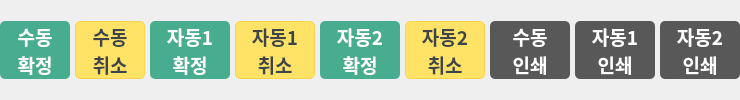
        <widget class="QWidget" name="lot_page">
         <layout class="QHBoxLayout" name="horizontalLayout_10">
          <property name="spacing">
           <number>0</number>
          </property>
          <property name="leftMargin">
           <number>0</number>
          </property>
          <property name="topMargin">
           <number>0</number>
          </property>
          <property name="rightMargin">
           <number>0</number>
          </property>
          <property name="bottomMargin">
           <number>0</number>
          </property>
          <item>
           <widget class="QFrame" name="frame_2">
            <property name="frameShape">
             <enum>QFrame::NoFrame</enum>
            </property>
            <property name="frameShadow">
             <enum>QFrame::Raised</enum>
            </property>
            <layout class="QHBoxLayout" name="horizontalLayout_9">
             <property name="spacing">
              <number>8</number>
             </property>
             <property name="leftMargin">
              <number>0</number>
             </property>
             <property name="topMargin">
              <number>0</number>
             </property>
             <property name="rightMargin">
              <number>0</number>
             </property>
             <property name="bottomMargin">
              <number>0</number>
             </property>
            </layout>
           </widget>
          </item>
          <item alignment="Qt::AlignRight">
           <widget class="QFrame" name="frame">
            <property name="frameShape">
             <enum>QFrame::NoFrame</enum>
            </property>
            <property name="frameShadow">
             <enum>QFrame::Raised</enum>
            </property>
            <layout class="QHBoxLayout" name="horizontalLayout_8">
             <property name="spacing">
              <number>5</number>
             </property>
             <property name="leftMargin">
              <number>0</number>
             </property>
             <property name="topMargin">
              <number>0</number>
             </property>
             <property name="rightMargin">
              <number>0</number>
             </property>
             <property name="bottomMargin">
              <number>0</number>
             </property>
             <item>
              <widget class="QPushButton" name="sudong_ok_btn">
               <property name="sizePolicy">
                <sizepolicy hsizetype="Preferred" vsizetype="Preferred">
                 <horstretch>0</horstretch>
                 <verstretch>0</verstretch>
                </sizepolicy>
               </property>
               <property name="minimumSize">
                <size>
                 <width>70</width>
                 <height>58</height>
                </size>
               </property>
               <property name="maximumSize">
                <size>
                 <width>70</width>
                 <height>58</height>
                </size>
               </property>
               <property name="font">
                <font>
                 <family>맑은 고딕</family>
                 <pointsize>14</pointsize>
                 <weight>75</weight>
                 <italic>false</italic>
                 <bold>true</bold>
                </font>
               </property>
               <property name="cursor">
                <cursorShape>PointingHandCursor</cursorShape>
               </property>
               <property name="toolTip">
                <string>수동확정</string>
               </property>
               <property name="styleSheet">
                <string notr="true">QPushButton {
border:none; 
background:#47AD8E; 
color:white;
border-radius: 5px
}
QPushButton:pressed {
background-color: #3fa082;
}</string>
               </property>
               <property name="text">
                <string>수동
확정</string>
               </property>
               <property name="iconSize">
                <size>
                 <width>34</width>
                 <height>34</height>
                </size>
               </property>
              </widget>
             </item>
             <item>
              <widget class="QPushButton" name="sudong_cancel_btn">
               <property name="sizePolicy">
                <sizepolicy hsizetype="Preferred" vsizetype="Preferred">
                 <horstretch>0</horstretch>
                 <verstretch>0</verstretch>
                </sizepolicy>
               </property>
               <property name="minimumSize">
                <size>
                 <width>70</width>
                 <height>58</height>
                </size>
               </property>
               <property name="maximumSize">
                <size>
                 <width>70</width>
                 <height>58</height>
                </size>
               </property>
               <property name="font">
                <font>
                 <family>맑은 고딕</family>
                 <pointsize>14</pointsize>
                 <weight>75</weight>
                 <italic>false</italic>
                 <bold>true</bold>
                </font>
               </property>
               <property name="cursor">
                <cursorShape>PointingHandCursor</cursorShape>
               </property>
               <property name="toolTip">
                <string>수동취소</string>
               </property>
               <property name="styleSheet">
                <string notr="true">QPushButton{
color: #3f444a;
background:#FEE366;
border-radius:5px;
border: 1px solid #FFD44C;
}
QPushButton:pressed{
 background-color: #FFD44C;
border: 1px solid #FFD03F;
}</string>
               </property>
               <property name="text">
                <string>수동
취소</string>
               </property>
               <property name="iconSize">
                <size>
                 <width>34</width>
                 <height>34</height>
                </size>
               </property>
              </widget>
             </item>
             <item>
              <widget class="QPushButton" name="auto_ok_btn">
               <property name="sizePolicy">
                <sizepolicy hsizetype="Preferred" vsizetype="Preferred">
                 <horstretch>0</horstretch>
                 <verstretch>0</verstretch>
                </sizepolicy>
               </property>
               <property name="minimumSize">
                <size>
                 <width>80</width>
                 <height>58</height>
                </size>
               </property>
               <property name="maximumSize">
                <size>
                 <width>80</width>
                 <height>58</height>
                </size>
               </property>
               <property name="font">
                <font>
                 <family>맑은 고딕</family>
                 <pointsize>14</pointsize>
                 <weight>75</weight>
                 <italic>false</italic>
                 <bold>true</bold>
                </font>
               </property>
               <property name="cursor">
                <cursorShape>PointingHandCursor</cursorShape>
               </property>
               <property name="toolTip">
                <string>수동확정</string>
               </property>
               <property name="styleSheet">
                <string notr="true">QPushButton {
border:none; 
background:#47AD8E; 
color:white;
border-radius: 5px
}
QPushButton:pressed {
background-color: #3fa082;
}</string>
               </property>
               <property name="text">
                <string>자동1
확정</string>
               </property>
               <property name="iconSize">
                <size>
                 <width>34</width>
                 <height>34</height>
                </size>
               </property>
              </widget>
             </item>
             <item>
              <widget class="QPushButton" name="auto_cancel_btn">
               <property name="sizePolicy">
                <sizepolicy hsizetype="Preferred" vsizetype="Preferred">
                 <horstretch>0</horstretch>
                 <verstretch>0</verstretch>
                </sizepolicy>
               </property>
               <property name="minimumSize">
                <size>
                 <width>80</width>
                 <height>58</height>
                </size>
               </property>
               <property name="maximumSize">
                <size>
                 <width>80</width>
                 <height>58</height>
                </size>
               </property>
               <property name="font">
                <font>
                 <family>맑은 고딕</family>
                 <pointsize>14</pointsize>
                 <weight>75</weight>
                 <italic>false</italic>
                 <bold>true</bold>
                </font>
               </property>
               <property name="cursor">
                <cursorShape>PointingHandCursor</cursorShape>
               </property>
               <property name="toolTip">
                <string>수동취소</string>
               </property>
               <property name="styleSheet">
                <string notr="true">QPushButton{
color: #3f444a;
background:#FEE366;
border-radius:5px;
border: 1px solid #FFD44C;
}
QPushButton:pressed{
 background-color: #FFD44C;
border: 1px solid #FFD03F;
}</string>
               </property>
               <property name="text">
                <string>자동1
취소</string>
               </property>
               <property name="iconSize">
                <size>
                 <width>34</width>
                 <height>34</height>
                </size>
               </property>
              </widget>
             </item>
             <item>
              <widget class="QPushButton" name="auto2_ok_btn">
               <property name="sizePolicy">
                <sizepolicy hsizetype="Preferred" vsizetype="Preferred">
                 <horstretch>0</horstretch>
                 <verstretch>0</verstretch>
                </sizepolicy>
               </property>
               <property name="minimumSize">
                <size>
                 <width>80</width>
                 <height>58</height>
                </size>
               </property>
               <property name="maximumSize">
                <size>
                 <width>80</width>
                 <height>58</height>
                </size>
               </property>
               <property name="font">
                <font>
                 <family>맑은 고딕</family>
                 <pointsize>14</pointsize>
                 <weight>75</weight>
                 <italic>false</italic>
                 <bold>true</bold>
                </font>
               </property>
               <property name="cursor">
                <cursorShape>PointingHandCursor</cursorShape>
               </property>
               <property name="toolTip">
                <string>수동확정</string>
               </property>
               <property name="styleSheet">
                <string notr="true">QPushButton {
border:none; 
background:#47AD8E; 
color:white;
border-radius: 5px
}
QPushButton:pressed {
background-color: #3fa082;
}</string>
               </property>
               <property name="text">
                <string>자동2
확정</string>
               </property>
               <property name="iconSize">
                <size>
                 <width>34</width>
                 <height>34</height>
                </size>
               </property>
              </widget>
             </item>
             <item>
              <widget class="QPushButton" name="auto2_cancel_btn">
               <property name="sizePolicy">
                <sizepolicy hsizetype="Preferred" vsizetype="Preferred">
                 <horstretch>0</horstretch>
                 <verstretch>0</verstretch>
                </sizepolicy>
               </property>
               <property name="minimumSize">
                <size>
                 <width>80</width>
                 <height>58</height>
                </size>
               </property>
               <property name="maximumSize">
                <size>
                 <width>80</width>
                 <height>58</height>
                </size>
               </property>
               <property name="font">
                <font>
                 <family>맑은 고딕</family>
                 <pointsize>14</pointsize>
                 <weight>75</weight>
                 <italic>false</italic>
                 <bold>true</bold>
                </font>
               </property>
               <property name="cursor">
                <cursorShape>PointingHandCursor</cursorShape>
               </property>
               <property name="toolTip">
                <string>수동취소</string>
               </property>
               <property name="styleSheet">
                <string notr="true">QPushButton{
color: #3f444a;
background:#FEE366;
border-radius:5px;
border: 1px solid #FFD44C;
}
QPushButton:pressed{
 background-color: #FFD44C;
border: 1px solid #FFD03F;
}</string>
               </property>
               <property name="text">
                <string>자동2
취소</string>
               </property>
               <property name="iconSize">
                <size>
                 <width>34</width>
                 <height>34</height>
                </size>
               </property>
              </widget>
             </item>
             <item>
              <widget class="QPushButton" name="sudong_print_btn">
               <property name="sizePolicy">
                <sizepolicy hsizetype="Preferred" vsizetype="Preferred">
                 <horstretch>0</horstretch>
                 <verstretch>0</verstretch>
                </sizepolicy>
               </property>
               <property name="minimumSize">
                <size>
                 <width>80</width>
                 <height>58</height>
                </size>
               </property>
               <property name="maximumSize">
                <size>
                 <width>80</width>
                 <height>58</height>
                </size>
               </property>
               <property name="font">
                <font>
                 <family>맑은 고딕</family>
                 <pointsize>14</pointsize>
                 <weight>75</weight>
                 <italic>false</italic>
                 <bold>true</bold>
                </font>
               </property>
               <property name="cursor">
                <cursorShape>PointingHandCursor</cursorShape>
               </property>
               <property name="toolTip">
                <string>수동인쇄</string>
               </property>
               <property name="styleSheet">
                <string notr="true">QPushButton{
color: #ffffff;
background:#585858;
border-radius:5px;
}
QPushButton:pressed {
 background-color: #4d4d4d;
}</string>
               </property>
               <property name="text">
                <string>수동
인쇄</string>
               </property>
               <property name="iconSize">
                <size>
                 <width>34</width>
                 <height>34</height>
                </size>
               </property>
              </widget>
             </item>
             <item>
              <widget class="QPushButton" name="auto_print_btn">
               <property name="sizePolicy">
                <sizepolicy hsizetype="Preferred" vsizetype="Preferred">
                 <horstretch>0</horstretch>
                 <verstretch>0</verstretch>
                </sizepolicy>
               </property>
               <property name="minimumSize">
                <size>
                 <width>80</width>
                 <height>58</height>
                </size>
               </property>
               <property name="maximumSize">
                <size>
                 <width>80</width>
                 <height>58</height>
                </size>
               </property>
               <property name="font">
                <font>
                 <family>맑은 고딕</family>
                 <pointsize>14</pointsize>
                 <weight>75</weight>
                 <italic>false</italic>
                 <bold>true</bold>
                </font>
               </property>
               <property name="cursor">
                <cursorShape>PointingHandCursor</cursorShape>
               </property>
               <property name="toolTip">
                <string>자동인쇄</string>
               </property>
               <property name="styleSheet">
                <string notr="true">QPushButton{
color: #ffffff;
background:#585858;
border-radius:5px;
}
QPushButton:pressed {
 background-color: #4d4d4d;
}</string>
               </property>
               <property name="text">
                <string>자동1
인쇄</string>
               </property>
               <property name="iconSize">
                <size>
                 <width>34</width>
                 <height>34</height>
                </size>
               </property>
              </widget>
             </item>
             <item>
              <widget class="QPushButton" name="auto2_print_btn">
               <property name="sizePolicy">
                <sizepolicy hsizetype="Preferred" vsizetype="Preferred">
                 <horstretch>0</horstretch>
                 <verstretch>0</verstretch>
                </sizepolicy>
               </property>
               <property name="minimumSize">
                <size>
                 <width>80</width>
                 <height>58</height>
                </size>
               </property>
               <property name="maximumSize">
                <size>
                 <width>80</width>
                 <height>58</height>
                </size>
               </property>
               <property name="font">
                <font>
                 <family>맑은 고딕</family>
                 <pointsize>14</pointsize>
                 <weight>75</weight>
                 <italic>false</italic>
                 <bold>true</bold>
                </font>
               </property>
               <property name="cursor">
                <cursorShape>PointingHandCursor</cursorShape>
               </property>
               <property name="toolTip">
                <string>자동인쇄</string>
               </property>
               <property name="styleSheet">
                <string notr="true">QPushButton{
color: #ffffff;
background:#585858;
border-radius:5px;
}
QPushButton:pressed {
 background-color: #4d4d4d;
}</string>
               </property>
               <property name="text">
                <string>자동2
인쇄</string>
               </property>
               <property name="iconSize">
                <size>
                 <width>34</width>
                 <height>34</height>
                </size>
               </property>
              </widget>
             </item>
            </layout>
           </widget>
          </item>
         </layout>
        </widget>
